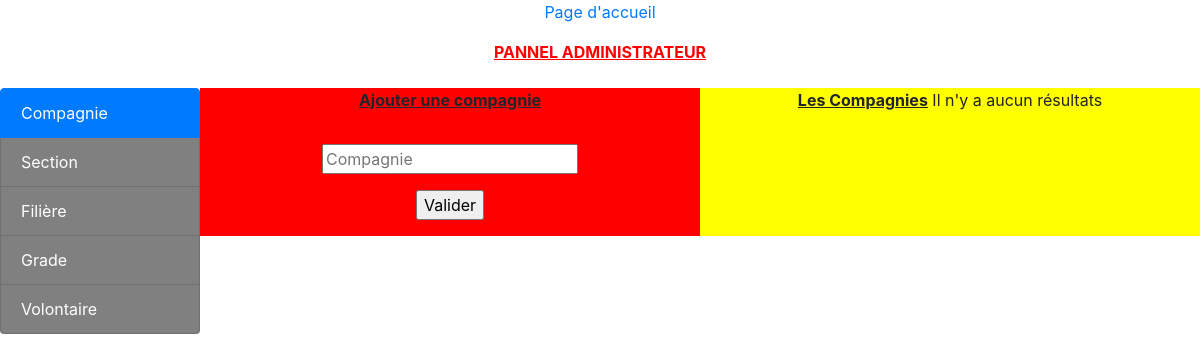
Page /index_admin.php on the earlier database version.
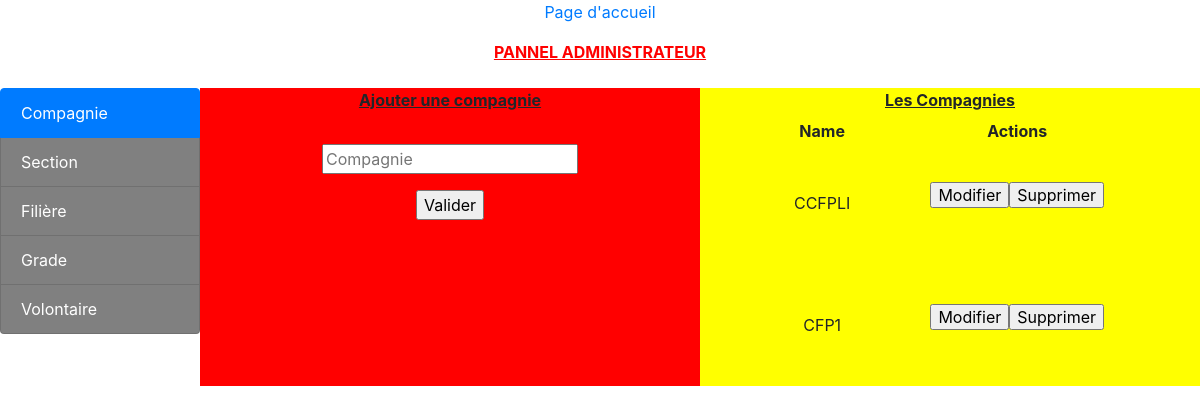
Same page on the later database version.
### tables this page shows
CREATE TABLE `compagnie` (
  `id_compagnie` int(11) NOT NULL,
  `name` varchar(100) NOT NULL
);

### assets/php/function.php (called while the page is built, shortened)
<?php
include('class/volontaire.class.php');
include('class/compagnie.class.php');
$compagnie = new compagnie();
$resCompagnie = $compagnie->get();
if (isset($_POST['btn_compagnie'])) {
    if ($_POST['btn_compagnie'] == "Valider") {
        $name = $_POST['name'];
        $etat = "fermer";
        $compagnie->create($name);
		echo "La compagnie à bien été ajouter";
    }
    if ($_POST['btn_compagnie'] == "Modifier") {
        $etat = "ouvrir";
        $id_clique = $_POST['id_compagnie'];
    }
    if ($_POST['btn_compagnie'] == "Confirmer") {
        $etat = "fermer";
        $new_nom = $_POST['new_nom'];
        $id_compagnie = $_POST['id_compagnie'];
        $compagnie->update($new_nom, $id_compagnie);
    }
    if ($_POST['btn_compagnie'] == "Supprimer") {
        $etat = "fermer";
        $id = $_POST['id_compagnie'];
        $compagnie->delete($id);
    }
}
else {
    $etat = "fermer";
}
?>

### assets/php/class/compagnie.class.php (called while the page is built, shortened)
<?php
include __DIR__."./../connexion.php";
class compagnie {
    public function get(){
        global $connect_db;
        $req = "SELECT * from compagnie ORDER BY `name` ASC" ;
        $resCompagnie = $connect_db->query($req);
        return $resCompagnie;
    }
}

### index_admin.php (the view, shortened to what this page needs)
<html>
	<head>
		<link href="assets/css/style.css" rel="stylesheet">
		<link href="assets/bootstrap/css/bootstrap.css" rel="stylesheet">
	</head>
	<body>
		<?php
			include('assets/php/function.php');
		?>
		<p align='center'>
			<a href="index.php">Page d'accueil</a>
		</p>
		<p align='center' style='color: red'>
			<label>
				<u><b>PANNEL ADMINISTRATEUR</b></u>
			</label>
		</p>
		<div class="row d-flex justify-content-center">
			<div class="col-md-2">
				<div class="list-group" id="list-tab" role="tablist">
				<a class="list-group-item list-group-item-action active" id="list-home-list" data-toggle="list" href="#list-home" role="tab" aria-controls="home">Compagnie</a>
				<a class="list-group-item list-group-item-action" id="list-profile-list" data-toggle="list" href="#list-profile" role="tab" aria-controls="profile">Section</a>
				<a class="list-group-item list-group-item-action" id="list-messages-list" data-toggle="list" href="#list-messages" role="tab" aria-controls="messages">Filière</a>
				<a class="list-group-item list-group-item-action" id="list-settings-list" data-toggle="list" href="#list-settings" role="tab" aria-controls="settings">Grade</a>
				<a class="list-group-item list-group-item-action" id="list-volontaire-list" data-toggle="list" href="#list-volontaire" role="tab" aria-controls="settings">Volontaire</a>
				</div>
			</div>
			<div class="col-md-10">
				<div class="tab-content" id="nav-tabContent">
					<div class="tab-pane fade show active" id="list-home" role="tabpanel" aria-labelledby="list-home-list">
						<div class="row">
							<div class="col-md-6" align="center" style="background-color: red">
								<label style="text-align:center">
									<u><b>Ajouter une compagnie</b></u>
								</label>
								<?php
									echo '<form  method="POST">';
										echo '<br/>';
										echo '<p>';
											echo '<input type="text" name="name" placeholder="Compagnie">';
										echo '</p>';
										echo '<p>';
											echo '<input type="submit" name="btn_compagnie" value="Valider">';
										echo '</p>';
									echo '</form>';
								?>
							</div>
							<div class="col-md-6" align="center" style="background-color: yellow">
								<label style="text-align:center">
									<u><b>Les Compagnies</b></u>
								</label>
								<?php
									if ($resCompagnie->num_rows > 0) {
										echo "<table>";
											echo "<th>";
												echo "Name";
											echo "</th>";
											echo "<th>";
												echo "Actions";
											echo "</th>";
											echo "<th>";
											echo "</th>";
											foreach ($resCompagnie as $valeur) {
												if (($etat == "ouvrir") && ($id_clique == $valeur['id_compagnie'])) {
													echo '<form action="index_admin.php" method="post">';
														echo "<input type='hidden' name='id_compagnie' value=" . $valeur['id_compagnie'] . ">";
														echo "<tr>";
															echo "<td>";
																echo "<input type='text' name='new_nom'  value='" . $valeur['name'] . "'>";
															echo "</td>";
															echo "<td>";
																echo "<input type='submit' name='btn_compagnie' value='Confirmer'/>";
															echo "</td>";
														echo "<tr>";
													echo '</form>';
												} else {
													echo "<tr>";
														echo "<td>";
															echo $valeur['name'];
														echo "</td>";
														echo "<td>";
																echo '<form action="index_admin.php" method="post">';
																		echo "<input type='submit' name='btn_compagnie' value='Modifier'/>";
																		echo "<input type='submit' name='btn_compagnie' value='Supprimer'/>";
																echo '</form>';
														echo "</td>";
													echo "</tr>";
												}
											}
										echo "</table>";
									}
								else {
									echo "Il n'y a aucun résultats";
								}
								?>
							</div>
						</div>
					</div>
				</div>
			</div>
		</div>
		<br/>
	</body>
</html>

Differences in the rows shown:
added compagnie: name "CCFPLI"
added compagnie: name "CFP1"
Other differences:
text no longer shown: "Il n'y a aucun résultats"
text now shown: "Name Actions"
